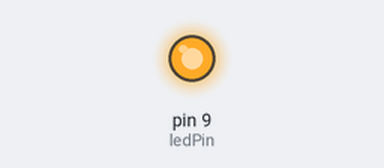
Recording of a sketch running on a simulated Arduino Uno, built with avr-gcc and run on an emulated ATmega328P. Shown: output pins drawn as LEDs (lit = HIGH).

Above: at 1.0 s.
At 3.0 s:
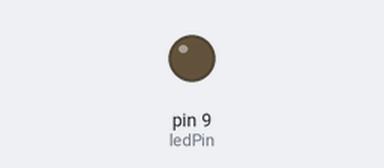
Timing chart, 0 to 5.2 s (numbered marks = the images above):
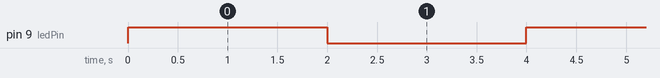

The sketch:

Control_Blinking_LED.ino
```cpp
//Controlling Led By Button
//Turns on and off a LED ,when pressings button attach to pin12
//Email:support@sunfounder.com
//Website:www.sunfounder.com
//2015.5.7
/**********************************/
const int ledPin = 9;//the number of the led pin
/**********************************/
void setup()
{
  pinMode(ledPin,OUTPUT);//initialize the led pin as output
}
/**********************************/
void loop()
{
    digitalWrite(ledPin,HIGH);//turn on the led
    delay(2000);
    digitalWrite(ledPin,LOW);//turn off the led
    delay(2000);

}
/************************************/
```

Measured:
- by itself, pin 9 (ledPin): alternates HIGH for 2.0 s and LOW for 2.0 s
